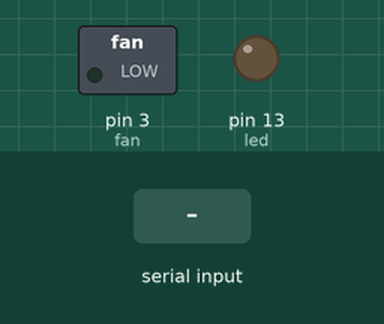
Simulated run of this sketch. Board: Arduino Uno, built with avr-gcc and run on an emulated ATmega328P. Parts: switched loads named in the sketch (green lamp = pin HIGH), output pins drawn as LEDs (lit = HIGH). The inputs (shaded band) are chosen by the test bench.

Above: at 1.2 s.
1.3 s: "O" received over Serial
At 2.0 s:
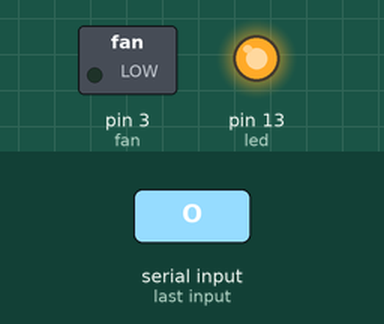
2.8 s: "A" received over Serial
At 3.1 s:
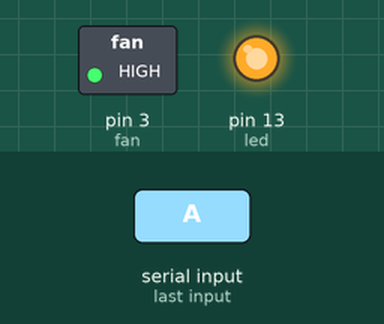
4.3 s: "F" received over Serial
At 5.5 s:
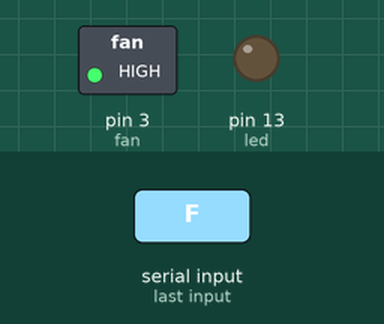
5.8 s: "B" received over Serial
At 6.6 s:
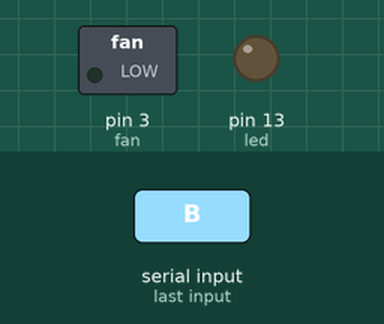
Timing chart, 0 to 8.3 s (numbered marks = the images above; inputs shaded):
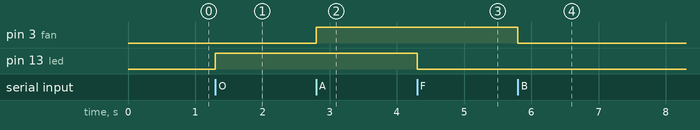

Measured:
- after the input at 1.3 s, pin 13 (led): LOW → HIGH at once
- after the input at 2.8 s, pin 3 (fan): LOW → HIGH at once
- after the input at 4.3 s, pin 13 (led): HIGH → LOW at once
- after the input at 5.8 s, pin 3 (fan): HIGH → LOW at once

The sketch:

5.Mobile_controlled_light_and_bluetooth..ino
```cpp
int led = 13;
int fan = 3;
void setup()
{
  Serial.begin(9600);
  pinMode(led,OUTPUT);
  pinMode(fan,OUTPUT);
}

void loop()
{
  while(!Serial.available());
  byte value = Serial.read();
  switch(value)
  {
    case 'O':
      digitalWrite(led,HIGH);
      break;
    case 'F':
      digitalWrite(led,LOW);
      break;
    case 'A':
      digitalWrite(fan,HIGH);
      break;
    case 'B':
      digitalWrite(fan,LOW);
      break;
  }
}
```
